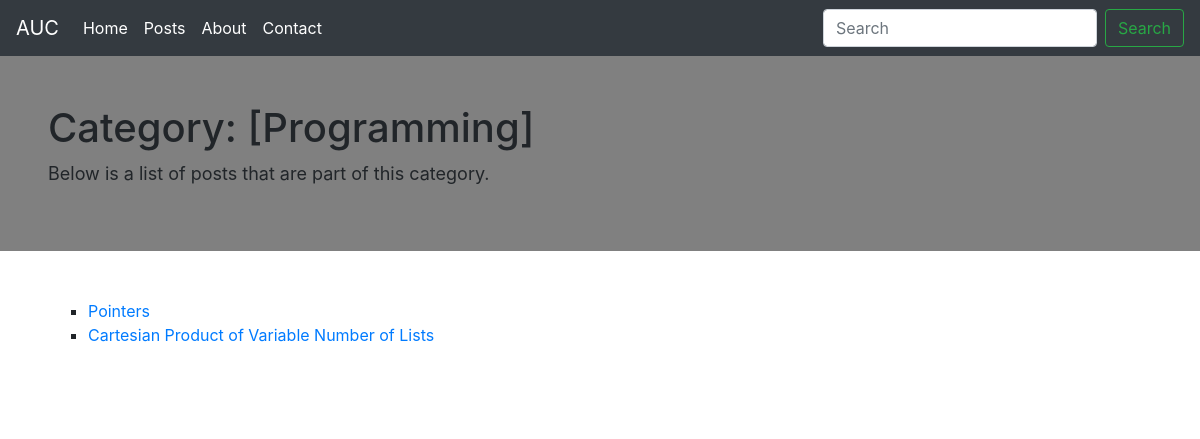
The app's page /posts/cat/Programming/, older data.
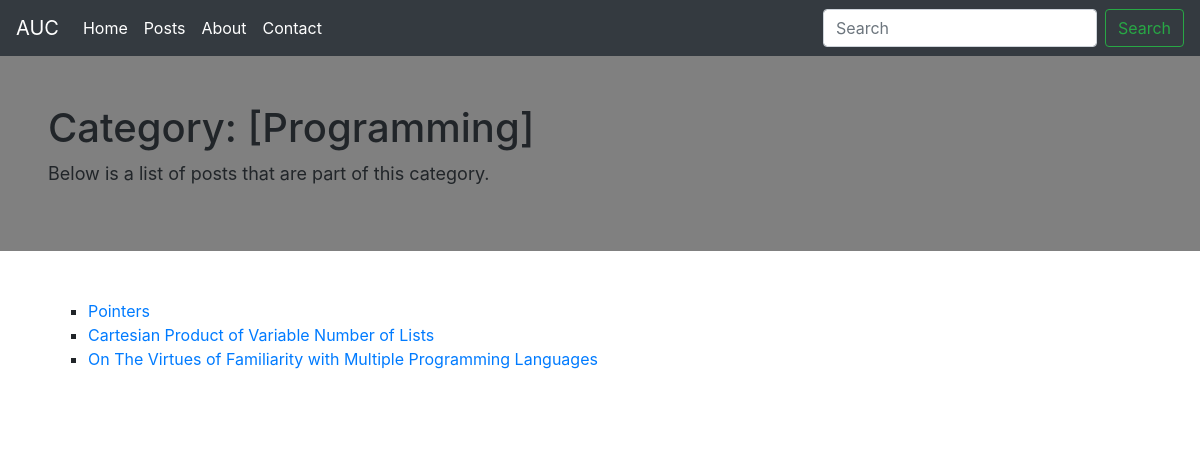
The same page, newer data.
### posts/models.py (models this page shows, shortened)
class Post(models.Model):
    title = models.CharField(max_length=150)
    body_text = RichTextField()   # use the ckeditor's wysiwyg admin interface
    author = models.ForeignKey(settings.AUTH_USER_MODEL,   #the FK here points to the built-in user model
        on_delete=models.CASCADE)
    publication_date = models.DateField( # check that this is a datefield before storage in the DB
            auto_now_add=True      # Automatically set the field to today when the object is first created.
            )
    section = models.ForeignKey(
            'Category',
            on_delete=models.CASCADE,
            default="Etc")
    tags = models.ManyToManyField(Tags)
    def __str__(self):     # if you don't set a str operator overloading method, the name of the post on the admin page will be post.object
        return "{}".format(self.title)
    def get_absolute_url(self):
        return "/posts/{}/".format(self.id)

### posts/views.py (the view)
# urls.py: path('cat/<str:slug>/', CategoryView.as_view(), name='in_category')
class CategoryView(DetailView):
    model = Category
    template_name = 'cats.html'
    context_object_name = 'cat'
    slug_field="cat_name"  #this is necessary in order for the url matching to succeed; you need to specify the field that the slug variable (from the capturing group in the urlconf) needs to be matched against

### templates/cats.html
{% extends 'basedoc.html' %}
{%block h1%} Category: [{{cat.cat_name}}] {%endblock h1%}
{%block subh%} Below is a list of posts that are part of this category. {%endblock subh%}
{%block body%}
<ul>
	{%for post in cat.post_set.all%}
	  <li>
	  <a href="{{post.get_absolute_url}}">{{post}}</a>
	  </li>
        {%endfor%}
</ul>
{%endblock body%}

Row changes from the older to the newer data that the page shows:
added Post: title "On The Virtues of Familiarity with Multiple Programming Languages"
